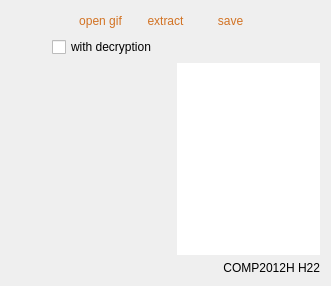
      <widget class="QWidget" name="tab_extract">
       <property name="enabled">
        <bool>true</bool>
       </property>
       <property name="sizePolicy">
        <sizepolicy hsizetype="Expanding" vsizetype="Expanding">
         <horstretch>0</horstretch>
         <verstretch>0</verstretch>
        </sizepolicy>
       </property>
       <attribute name="title">
        <string>extract</string>
       </attribute>
       <layout class="QVBoxLayout" name="verticalLayout_6">
        <item>
         <layout class="QHBoxLayout" name="horizontalLayout_4" stretch="3,2,2,2,3">
          <property name="spacing">
           <number>20</number>
          </property>
          <item>
           <spacer name="horizontalSpacer_10">
            <property name="orientation">
             <enum>Qt::Horizontal</enum>
            </property>
            <property name="sizeHint" stdset="0">
             <size>
              <width>40</width>
              <height>20</height>
             </size>
            </property>
           </spacer>
          </item>
          <item>
           <widget class="QPushButton" name="extract_open_button">
            <property name="styleSheet">
             <string notr="true">QPushButton{
background-image: url(:/icon/Qt_threeStatus_ok.png);
border-style: solid;
border-color: black;
border-width: 0px;
border-radius: 2px;
font: 15pt &quot;Bauhaus 93&quot;;
color: rgb(210, 114, 35);
}
QPushButton:hover{background-image: url(:/icon/Qt_threeStatus_ok1.png);}
QPushButton:pressed{background-image: url(:/icon/Qt_threeStatus_ok2.png);}</string>
            </property>
            <property name="text">
             <string>open gif</string>
            </property>
           </widget>
          </item>
          <item>
           <widget class="QPushButton" name="extract_button">
            <property name="styleSheet">
             <string notr="true">QPushButton{
background-image: url(:/icon/Qt_threeStatus_ok.png);
border-style: solid;
border-color: black;
border-width: 0px;
border-radius: 2px;
font: 15pt &quot;Bauhaus 93&quot;;
color: rgb(210, 114, 35);
}
QPushButton:hover{background-image: url(:/icon/Qt_threeStatus_ok1.png);}
QPushButton:pressed{background-image: url(:/icon/Qt_threeStatus_ok2.png);}</string>
            </property>
            <property name="text">
             <string>extract</string>
            </property>
           </widget>
          </item>
          <item>
           <widget class="QPushButton" name="extract_save_button">
            <property name="styleSheet">
             <string notr="true">QPushButton{
background-image: url(:/icon/Qt_threeStatus_ok.png);
border-style: solid;
border-color: black;
border-width: 0px;
border-radius: 2px;
font: 15pt &quot;Bauhaus 93&quot;;
color: rgb(210, 114, 35);
}
QPushButton:hover{background-image: url(:/icon/Qt_threeStatus_ok1.png);}
QPushButton:pressed{background-image: url(:/icon/Qt_threeStatus_ok2.png);}</string>
            </property>
            <property name="text">
             <string>save</string>
            </property>
           </widget>
          </item>
          <item>
           <spacer name="horizontalSpacer_9">
            <property name="orientation">
             <enum>Qt::Horizontal</enum>
            </property>
            <property name="sizeHint" stdset="0">
             <size>
              <width>40</width>
              <height>20</height>
             </size>
            </property>
           </spacer>
          </item>
         </layout>
        </item>
        <item>
         <layout class="QHBoxLayout" name="horizontalLayout_17" stretch="1,2,4">
          <item>
           <spacer name="horizontalSpacer_19">
            <property name="orientation">
             <enum>Qt::Horizontal</enum>
            </property>
            <property name="sizeHint" stdset="0">
             <size>
              <width>40</width>
              <height>20</height>
             </size>
            </property>
           </spacer>
          </item>
          <item>
           <widget class="QCheckBox" name="extract_check">
            <property name="styleSheet">
             <string notr="true">color: rgb(0,0,0);
font: 63 12pt &quot;Bahnschrift SemiBold Condensed&quot;;</string>
            </property>
            <property name="text">
             <string>with decryption</string>
            </property>
           </widget>
          </item>
          <item>
           <spacer name="horizontalSpacer_20">
            <property name="orientation">
             <enum>Qt::Horizontal</enum>
            </property>
            <property name="sizeHint" stdset="0">
             <size>
              <width>40</width>
              <height>20</height>
             </size>
            </property>
           </spacer>
          </item>
         </layout>
        </item>
        <item>
         <layout class="QHBoxLayout" name="horizontalLayout_3" stretch="8,1,8">
          <item>
           <widget class="QLabel" name="extract_gif_label">
            <property name="text">
             <string/>
            </property>
           </widget>
          </item>
          <item>
           <spacer name="horizontalSpacer_7">
            <property name="orientation">
             <enum>Qt::Horizontal</enum>
            </property>
            <property name="sizeHint" stdset="0">
             <size>
              <width>40</width>
              <height>20</height>
             </size>
            </property>
           </spacer>
          </item>
          <item>
           <widget class="Graph" name="extract_secret_graph">
            <property name="frameShape">
             <enum>QFrame::NoFrame</enum>
            </property>
            <property name="verticalScrollBarPolicy">
             <enum>Qt::ScrollBarAlwaysOff</enum>
            </property>
            <property name="horizontalScrollBarPolicy">
             <enum>Qt::ScrollBarAlwaysOff</enum>
            </property>
           </widget>
          </item>
         </layout>
        </item>
        <item>
         <widget class="QLabel" name="label">
          <property name="styleSheet">
           <string notr="true">font: 10pt &quot;Cooper Black&quot;;
color: rgb(0, 0, 0);</string>
          </property>
          <property name="text">
           <string>COMP2012H H22</string>
          </property>
          <property name="alignment">
           <set>Qt::AlignRight|Qt::AlignTrailing|Qt::AlignVCenter</set>
          </property>
         </widget>
        </item>
       </layout>
      </widget>
